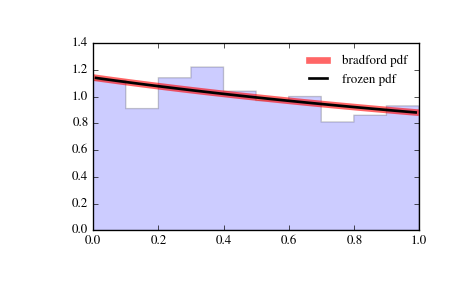

Write Python code to recreate this figure.
from scipy.stats import bradford
import matplotlib.pyplot as plt
fig, ax = plt.subplots(1, 1)

# Calculate a few first moments:

c = 0.299
mean, var, skew, kurt = bradford.stats(c, moments='mvsk')

# Display the probability density function (``pdf``):

x = np.linspace(bradford.ppf(0.01, c),
                bradford.ppf(0.99, c), 100)
ax.plot(x, bradford.pdf(x, c),
       'r-', lw=5, alpha=0.6, label='bradford pdf')

# Alternatively, the distribution object can be called (as a function)
# to fix the shape, location and scale parameters. This returns a "frozen"
# RV object holding the given parameters fixed.

# Freeze the distribution and display the frozen ``pdf``:

rv = bradford(c)
ax.plot(x, rv.pdf(x), 'k-', lw=2, label='frozen pdf')

# Check accuracy of ``cdf`` and ``ppf``:

vals = bradford.ppf([0.001, 0.5, 0.999], c)
np.allclose([0.001, 0.5, 0.999], bradford.cdf(vals, c))
# True

# Generate random numbers:

r = bradford.rvs(c, size=1000)

# And compare the histogram:

ax.hist(r, normed=True, histtype='stepfilled', alpha=0.2)
ax.legend(loc='best', frameon=False)
plt.show()
